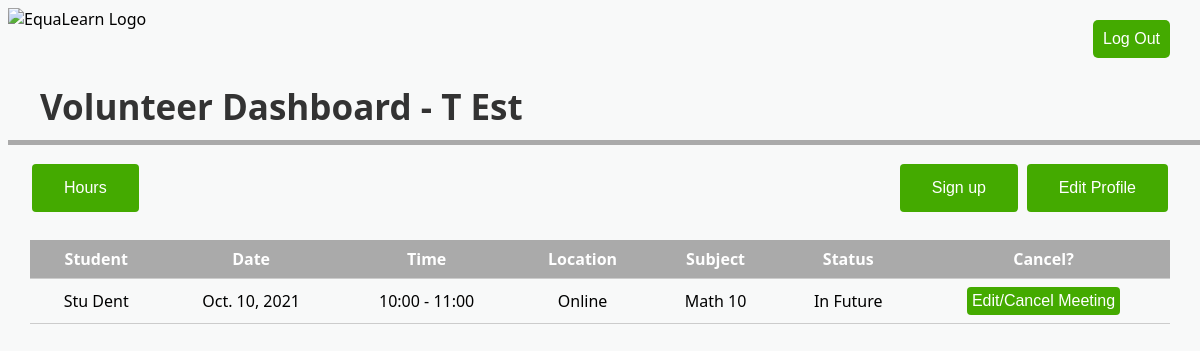
Screenshot of /volunteer_dashboard/1/ with the database file from the repository.
### equalearn/models.py (models this page shows, shortened)
class User(models.Model):
    User_ID = models.AutoField(primary_key = True)
    username = models.CharField(max_length = 100, unique = True)
    usertype = models.CharField(max_length = 10, blank = True, null = True)
    name = models.CharField(max_length=50)
    phone_number = models.CharField(max_length = 12)
    email = models.CharField(max_length = 60)

class Session(models.Model):
    session_id = models.AutoField(primary_key = True)
    user_id_tutor = models.ForeignKey(Tutor, related_name = 'sessions', on_delete = models.CASCADE)
    user_id_client = models.ForeignKey(Client, related_name = 'sessions', on_delete = models.CASCADE)
    student_name = models.ForeignKey(Student, related_name = 'sessions', on_delete = models.CASCADE)
    subject_id = models.ForeignKey(Subject, related_name = 'sessions', on_delete = models.CASCADE)
    date = models.DateField()
    start_time = models.DateTimeField()
    end_time = models.DateTimeField()
    location = models.CharField(max_length = 50)
    status = models.CharField(max_length = 50)
    def getstudent(self):
        return self.student_name.name
    def getcoursename(self):
        return self.subject_id.course_name
    def getcourselevel(self):
        return self.subject_id.grade_level
    def getstart(self):
        return (datetime.datetime.strftime(self.start_time, "%I:%M"))
    def getend(self):
        return (datetime.datetime.strftime(self.end_time, "%I:%M"))

class Student(models.Model):
    student_id = models.AutoField(primary_key = True)
    user_id_client = models.ForeignKey(Client, related_name = 'students', on_delete = models.CASCADE)
    name = models.CharField(max_length = 50)
    school = models.CharField(max_length = 50)
    class Meta:
        unique_together = (("name", "user_id_client"),)

class Subject(models.Model):
    subject_id = models.AutoField(primary_key = True)
    course_name = models.CharField(max_length = 20)
    grade_level = models.CharField(max_length = 5)
    class Meta:
        unique_together = (("course_name", "grade_level"),)

### equalearn/views.py (the view)
# urls.py: url(r'volunteer_dashboard/(?P<id>\d+)/$', views.volunteer_dashboard, name="volunteer_dashboard"),
def volunteer_dashboard(request, id):
    tutor = Tutor.objects.get(User_ID = id)
    sessions = Session.objects.filter(user_id_tutor = id)
    return render(request, 'volunteerdashboard.html', {'sessions': sessions, 'tutor': tutor})

### templates/volunteerdashboard.html (shortened to what this page needs)
<!DOCTYPE html>
{% load static %}
<html>
<head>
  <link rel="stylesheet" type = "text/css" href="{% static 'equalearndb/dashboardstyle.css' %}">
</head>
<img src = "https://i.imgur.com/Z9fdh0a.png" alt = "EquaLearn Logo" height = "50" style = "float:left">
<h1> Volunteer Dashboard - {{tutor.name}}</h1>
<div class="rectangle"></div>
<a href = "{% url 'volunteer_hours' id=tutor.User_ID%}"><button class = "button1" style = "button;">Hours</button></a>
{% if tutor.accepted == True%}
<a href = "{% url 'session_signups' id=tutor.User_ID%}"><button class = "signupbutton" style = "button;">Sign up</button></a>
{% endif %}
<button class = "editprofilebutton" style = "button;">Edit Profile</button>
<a href = "{% url 'logout'%}"><button class = "logoutbutton">Log Out</button></a>
    <div class="tableFixHead">
      <table>
        <thead>
   <tr>
    <th>Student</th>
    <th>Date</th>
    <th>Time</th>
    <th>Location</th>
    <th>Subject</th>
    <th>Status</th>
    <th>Cancel?</th>
  </tr>
        </thead>
        <tbody>
          {% for session in sessions %}
            <tr>
              <td>
                {{session.getstudent}}
              </td>
              <td> {{session.date}} </td>
              <td> {{session.getstart}} - {{session.getend}}</td>
              <td> {{session.location}} </td>
              <td> {{session.getcoursename}} {{session.getcourselevel}} </td>
              <td> {{session.status}} </td>
              <td> <a href = "{% url 'edit_session' uid=tutor.User_ID sid=session.session_id %}"><button class = "tablebutton">Edit/Cancel Meeting</button></a> </td>
            </tr>
            {% endfor %}
          </tbody>
        </table>
    </div>
</body>
</html>

### static/equalearndb/dashboardstyle.css (style rules this page uses)
.logoutbutton { border: none; color: white; background-color:#44aa00; text-align: center; font-size: 16px; padding: 10px; border-radius: 5px; position: absolute; right: 30px; top: 20px; }
h1 { color: #333333; position: absolute; font-size: 35px; left: 40px; top: 60px; }
.rectangle { height: 5px; width: 100%; background-color: #AAA; position: absolute; top: 140px; }
.button1 { position: absolute; top: 160px; left: 30px; border: none; background-color:#44aa00; color: white; padding: 15px 32px; text-align: center; font-size: 16px; margin: 4px 2px; border-radius: 4px }
.editprofilebutton { position: absolute; top: 160px; right: 30px; border: none; background-color:#44aa00; color: white; padding: 15px 32px; text-align: center; font-size: 16px; margin: 4px 2px; border-radius: 4px }
.tablebutton { border: none; color: white; background-color:#44aa00; text-align: center; font-size: 16px; padding: 5px; border-radius: 4px; }
.tableFixHead { overflow-y: auto; height: 500px; position: absolute; top: 240px; right: 30px; left: 30px; }
.tableFixHead thead th { position: sticky; top: 0; }
table { border-collapse: collapse; width: 100%; }
th, td { padding: 8px 16px; border-bottom: 1px solid #ccc; }
th { color: #fff; background: #aaa; }

### templates/volunteerdashboard.html (style rules this page uses)
.signupbutton { position: absolute; top: 160px; right: 180px; border: none; background-color:#44aa00; color: white; padding: 15px 32px; text-align: center; font-size: 16px; margin: 4px 2px; border-radius: 4px }
td { text-align: center; }

### rows the page displays
User: name "T Est"
Session: getstudent "Stu Dent", date "Oct. 10, 2021", getstart "10:00", getend "11:00", location "Online", getcoursename "Math", getcourselevel "10", status "In Future"
